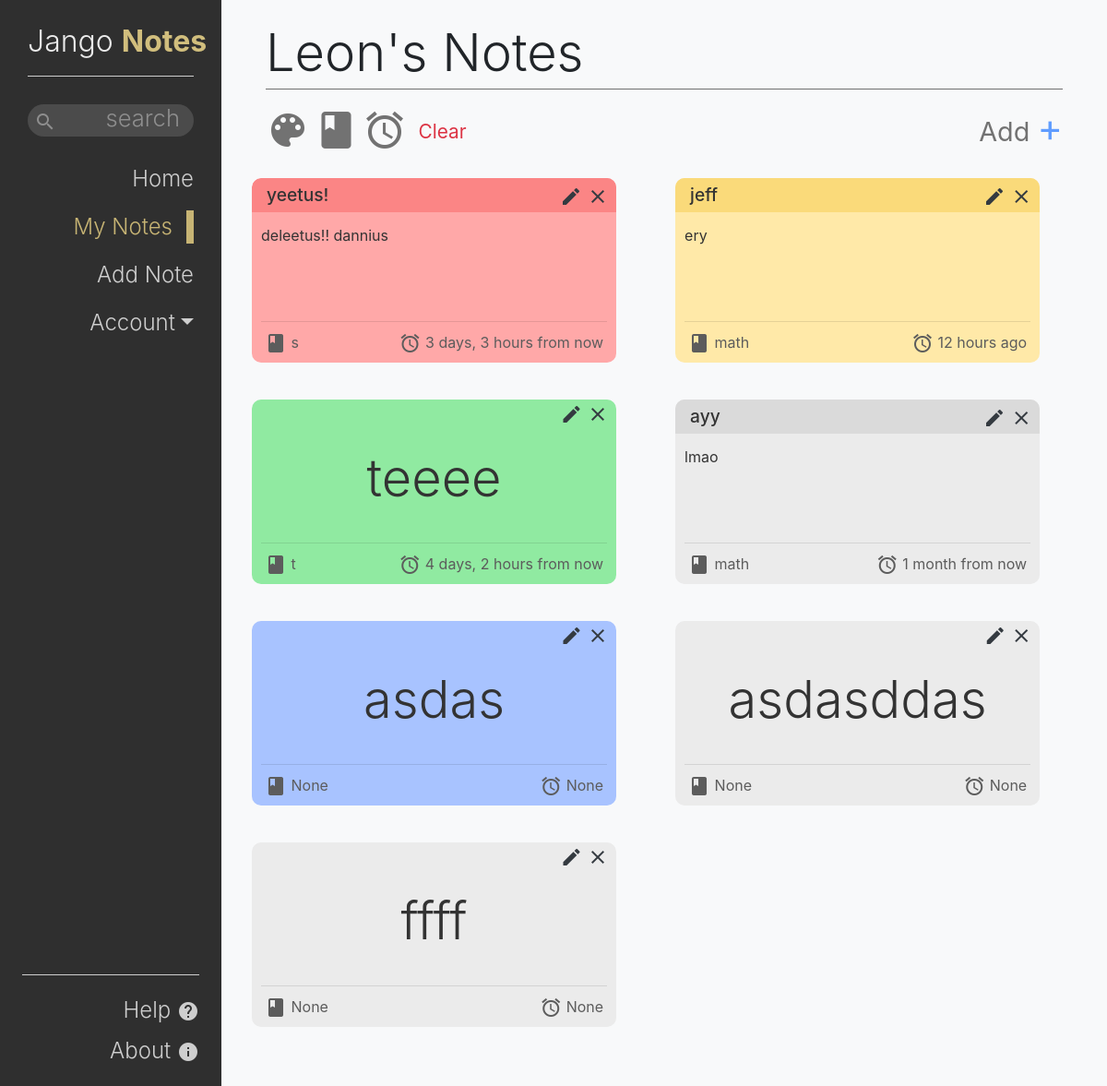
Before: /notes (signed in) with the older database file.
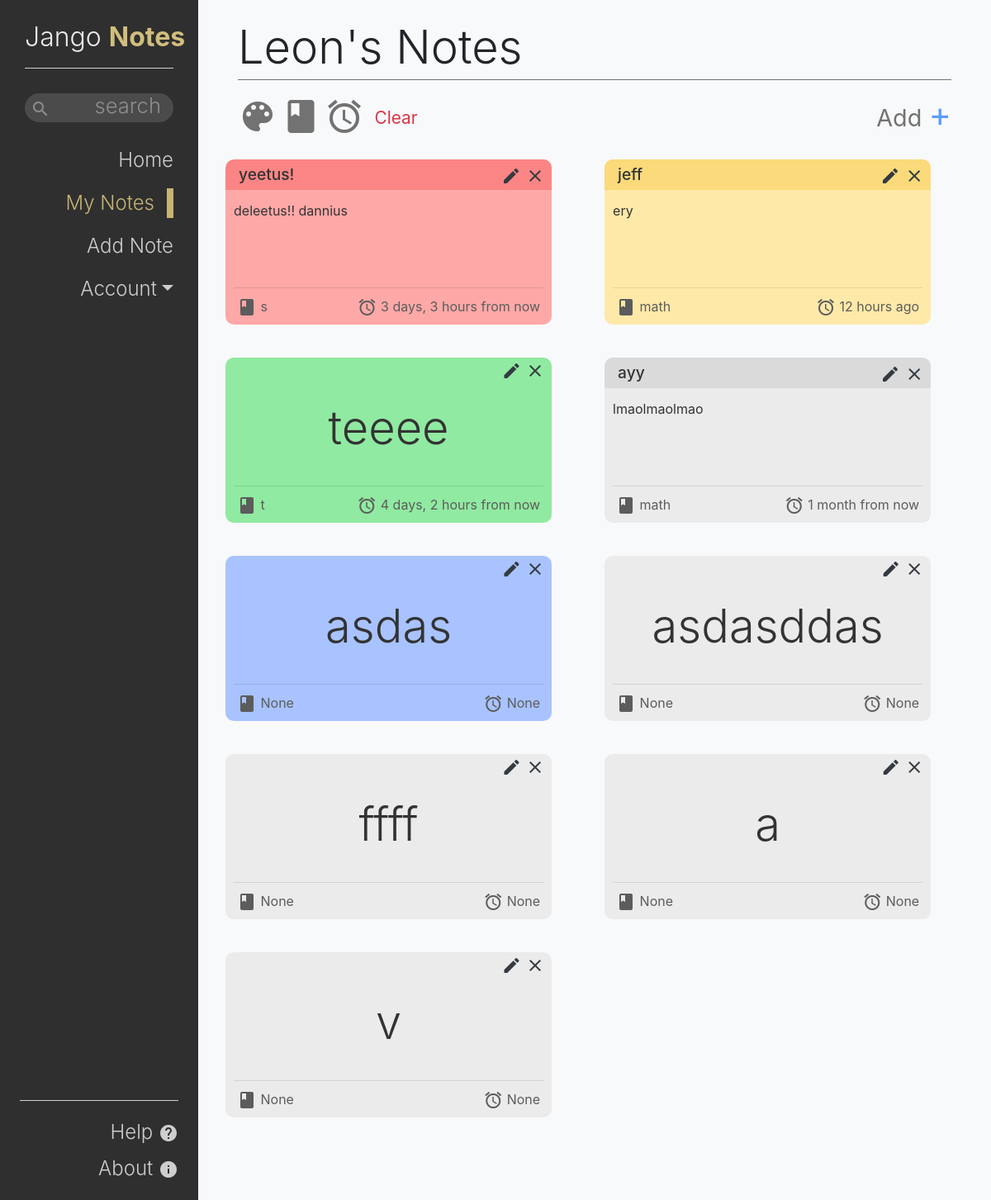
After: the same page with the newer database file.
### notesApp/models.py (models this page shows, shortened)
class Note(models.Model):
    colourChoices = (
        ('blue', 'Blue'),
        ('red', 'Red'),
        ('green', 'Green'),
        ('yellow', 'Yellow'),
    )
    owner = models.ForeignKey(User, on_delete=models.CASCADE)
    title = models.CharField(
        max_length=50, help_text="Main description of your task")
    description = models.TextField(
        blank=True, null=True, help_text="Any additional information")
    colour = models.CharField(blank=True, null=True,
                              max_length=50, choices=colourChoices, help_text="Colour code the note")
    group = models.CharField(
        blank=True, null=True, max_length=50, help_text="Assign the note to a group")
    dateCreated = models.DateTimeField(
        auto_now_add=True, verbose_name='date created')
    dateDue = models.DateTimeField(
        blank=True, null=True, help_text="Set a reminder date", verbose_name='date due')
    class Meta:
        ordering = ["dateCreated"]

### notesApp/views.py (the view)
# urls.py: path('notes', views.Notes, name='notes'),
@login_required
def Notes(request):
    search = request.GET.get('search', '')
    sort = request.GET.get('sort', 'dateCreated')
    noteList = Note.objects.filter(owner=request.user).filter(
        Q(title__contains=search) |
     Q(description__contains=search) |
     Q(group__contains=search) |
     Q(colour__contains=search)
     ).order_by(sort)
    return render(request, 'notesApp/notes.html', {'noteList': noteList})

### templates/notesApp/notes.html (shortened to what this page needs)
{% extends "base.html" %} {% load humanize %} {% block content %}
<span class="display-4">{{ user.get_username|title }}'s Notes</span>
<hr style="border-top: 1px solid #707070; margin: 5px 0 20px 0">
<div class="sort-icons">
  <i id="colour" class="material-icons" style="font-size: 48px">
  </i>
  <i id="group" class="material-icons" style="font-size: 48px">
  </i>
  <i id="dateDue" class="material-icons" style="font-size: 48px">
  </i>
  <a class="text-danger pl-2" style="position: relative; top: -15px; font-size: 1.3rem" href="{% url 'notes' %}">Clear</a>
  <a style="font-size: 1.8rem;
        color: #727272;
        text-decoration: none;
        position: relative;
        top: -10px" class="float-right" href="{% url 'noteCreate' %}">Add
    <span style="color: #5F9CFF;
        font-size: 2.6rem;
        margin-bottom: 20px;">+</span>
  </a>
</div>
{% if noteList %}
<div class="row notelist pr-3">
{% for note in noteList %}
<div class="note col-12 col-lg-6 {{ note.colour }}">
  {% if note.description %}
  <div class="note-title pl-3 py-1">
    {{ note.title }}
    <div class="float-right pt-1 pr-2">
      <a href="{% url 'editNote' note.id %}">
        <i class="edit material-icons text-dark">
        </i>
      </a>
      <a href="{% url 'deleteNote' note.id %}">
        <i class="delete material-icons text-dark">
        </i>
      </a>
    </div>
  </div>
  {% else %}
  <div class="float-right pt-1 pr-2">
      <a href="{% url 'editNote' note.id %}">
        <i class="edit material-icons text-dark">
        </i>
      </a>
      <a href="{% url 'deleteNote' note.id %}">
        <i class="delete material-icons text-dark">
        </i>
      </a>
    </div>
  {% endif %}
  <div class="note-body" style="width: 100%; overflow-x: auto; overflow-y: auto; height: 110px;">
    {% if note.description %}
      {{ note.description }}
    {% else %}
      <div class="text-center mt-2 display-4">{{ note.title }}</div>
    {% endif %}
  </div>
  <div style="position: absolute; top: 145px; width: 100%;" class="note-footer">
    <hr class="mt-0 mb-1">
    <span class="pl-1">
      <i class="material-icons" style="position: relative; top: 7px">
      </i> {{ note.group }}</span>
    <span class="float-right pr-1"><i class="material-icons" style="position: relative; top: 7px">
      </i> {{ note.dateDue|naturaltime }}</span>
  </div>
</div>
{% endfor %}
</div>
{% endif %} {% endblock %} {% block sidebar %}
<li class="nav-item">
  <a class="nav-link" href="{% url 'index' %}">Home</a>
</li>
<li class="nav-item active">
  <a class="nav-link" href="{% url 'notes' %}">My Notes</a>
</li>
<li class="nav-item">
  <a class="nav-link" href="{% url 'noteCreate' %}">Add Note</a>
</li>
{% endblock %}

Changed rows visible on the page:
changed Note "ayy": description "lmao" → "lmaolmaolmao"
added Note: title "a", group "None", dateDue "None"
added Note: title "v", group "None", dateDue "None"
